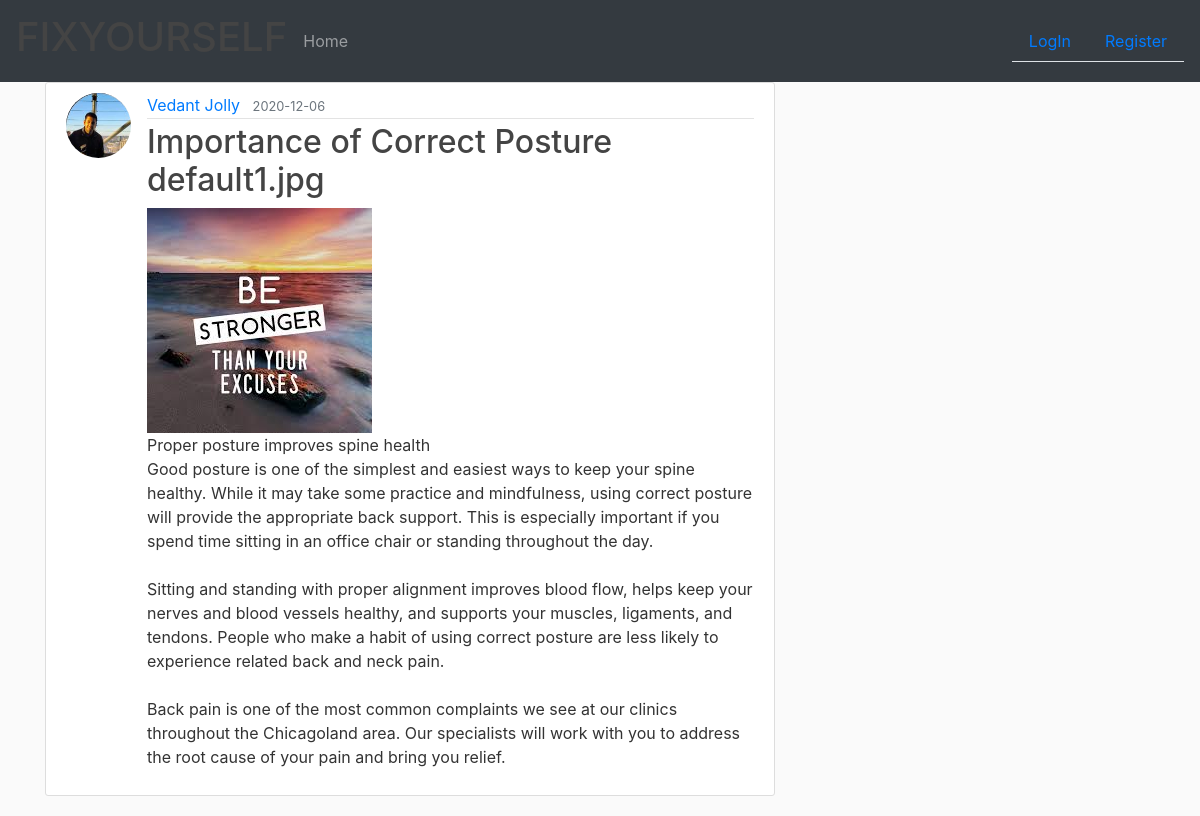
/post/1, run on an earlier commit of the app's database.
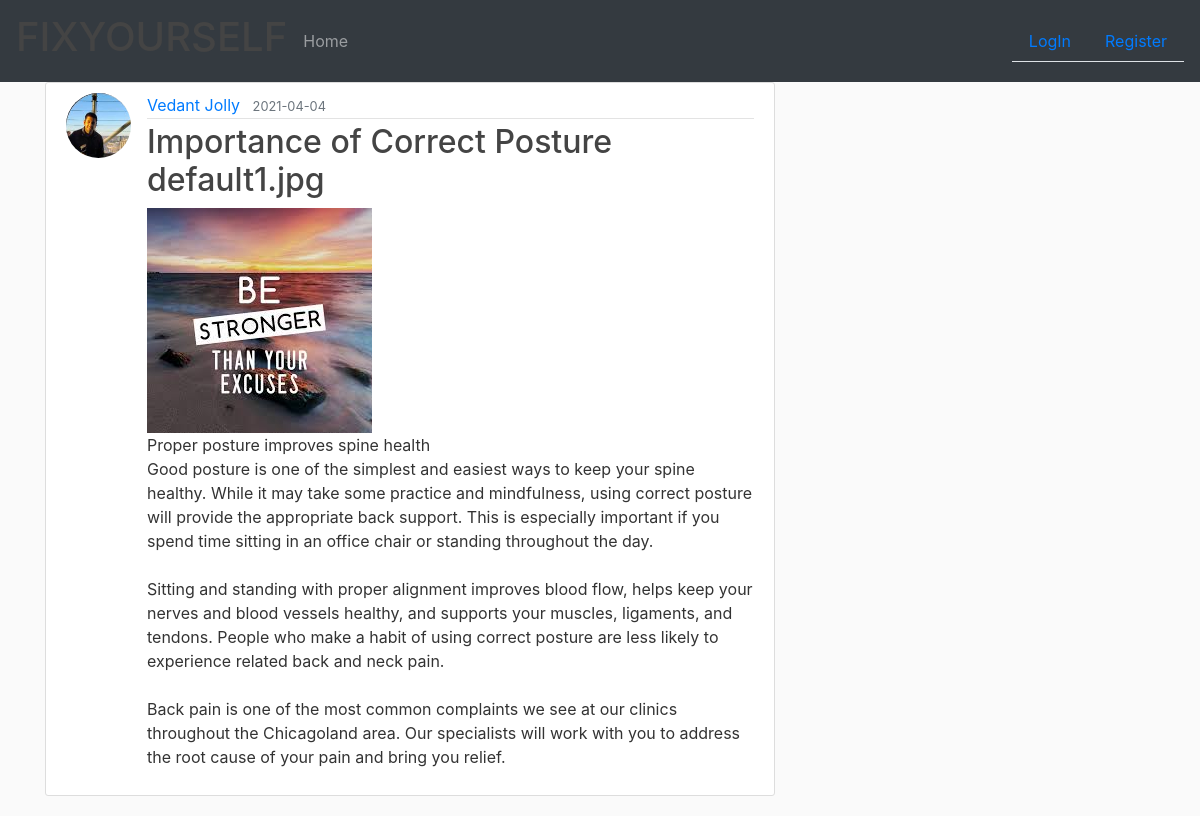
And on a later commit of the database.
### se_hackethon_project/models.py (models this page shows, shortened)
class Post(db.Model):
    id = db.Column(db.Integer,primary_key = True)
    title = db.Column(db.String(100),nullable = False)
    date_posted = db.Column(db.DateTime,nullable = False,default = datetime.utcnow)
    content = db.Column(db.Text,nullable=False)
    image_file = db.Column(db.String(20),nullable=False,default = 'default1.jpg')
    user_id = db.Column(db.Integer, db.ForeignKey('user.id'), nullable=False)

### se_hackethon_project/routes.py (the view)
@app.route("/post/<int:post_id>")
def post(post_id):
    post = Post.query.get_or_404(post_id)
    return render_template('post.html', title=post.title, post=post)

### se_hackethon_project/templates/post.html (shortened to what this page needs)
{% extends 'layout.html' %}
{% block content %}
  <article class="media content-section">
    <img class="rounded-circle article-img" src="{{ url_for('static',filename = 'profile_pics/' + post.author.image_file) }}">
    <div class="media-body">
      <div class="article-metadata">
        <a class="mr-2" href="{{ url_for('user_posts',username=post.author.name) }}">{{ post.author.name }}</a>
        <small class="text-muted">{{ post.date_posted.strftime("%Y-%m-%d") }}</small>
      </div>
      <h2 class="article-title">{{ post.title }} {{post.image_file}}</h2>
      <img src="{{ url_for('static',filename = 'profile_pics/' + post.image_file) }}" alt="Post Picture">
      <p class="article-content">{{ post.content }}</p>
    </div>
  </article>
{% endblock content %}

What changed in the data, as far as the page shows it:
changed Post "Importance of Correct Posture": date_posted "2020-12-06" → "2021-04-04"
